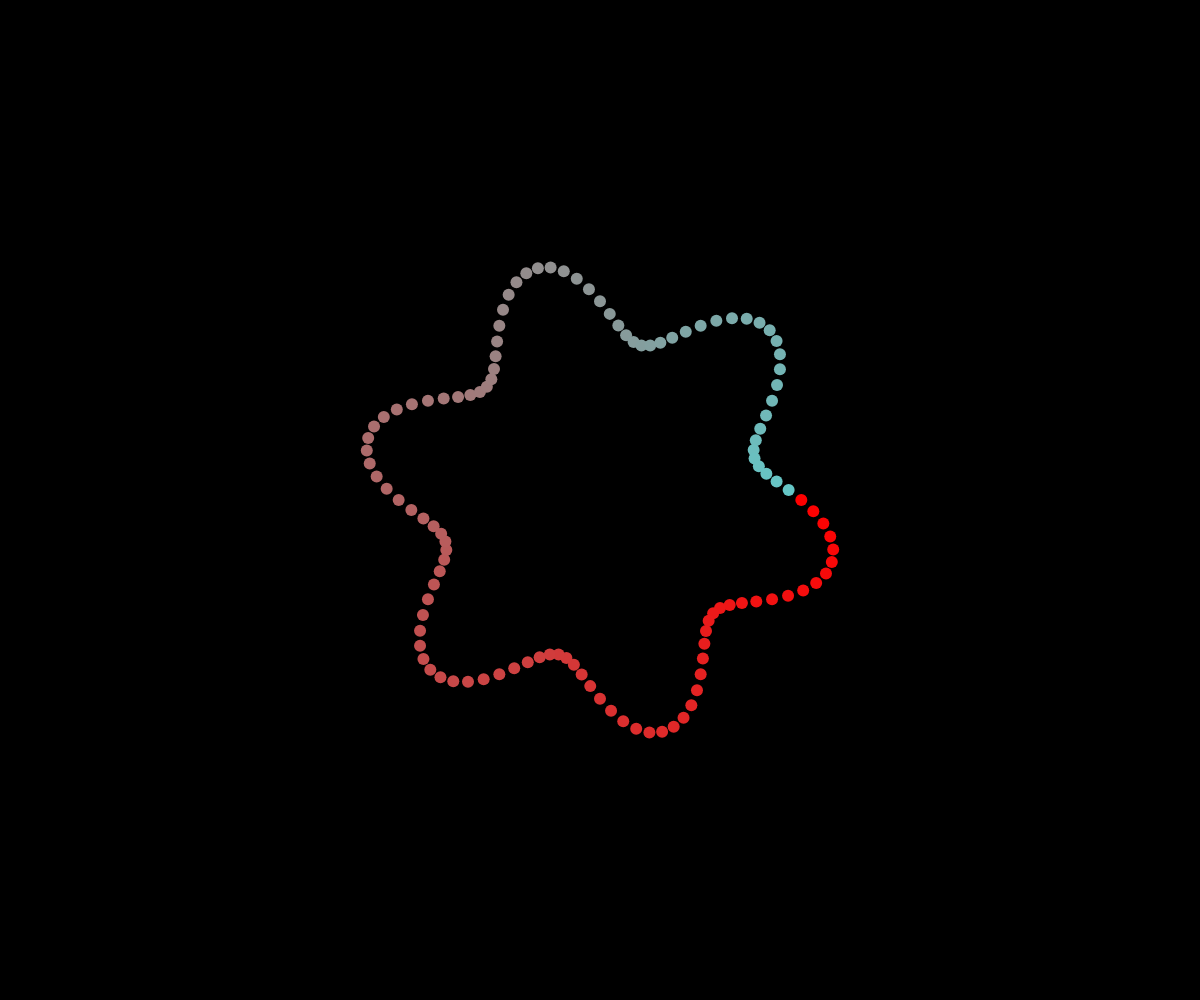
Frame 1 (no input)
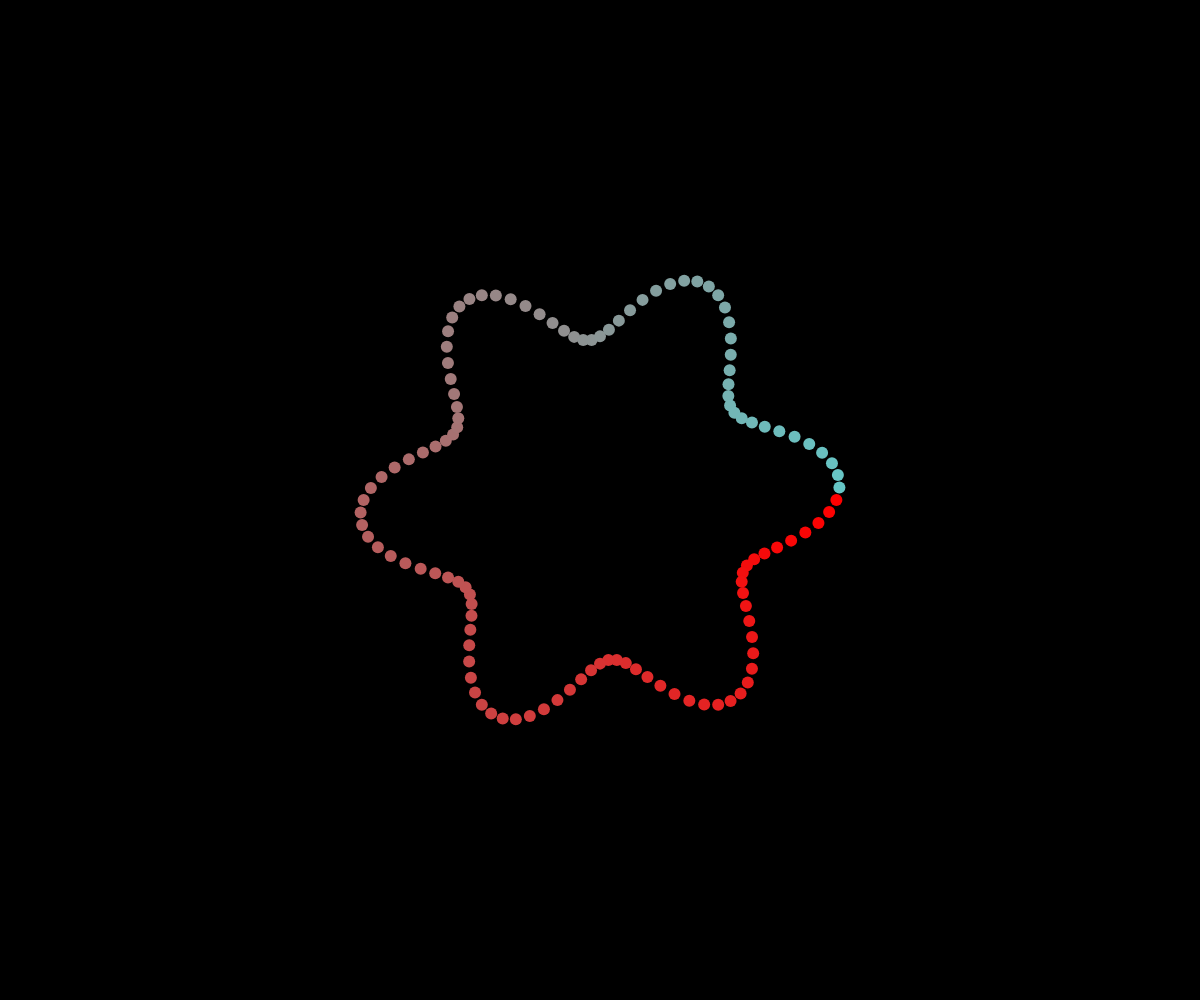
Frame 60 (no input)
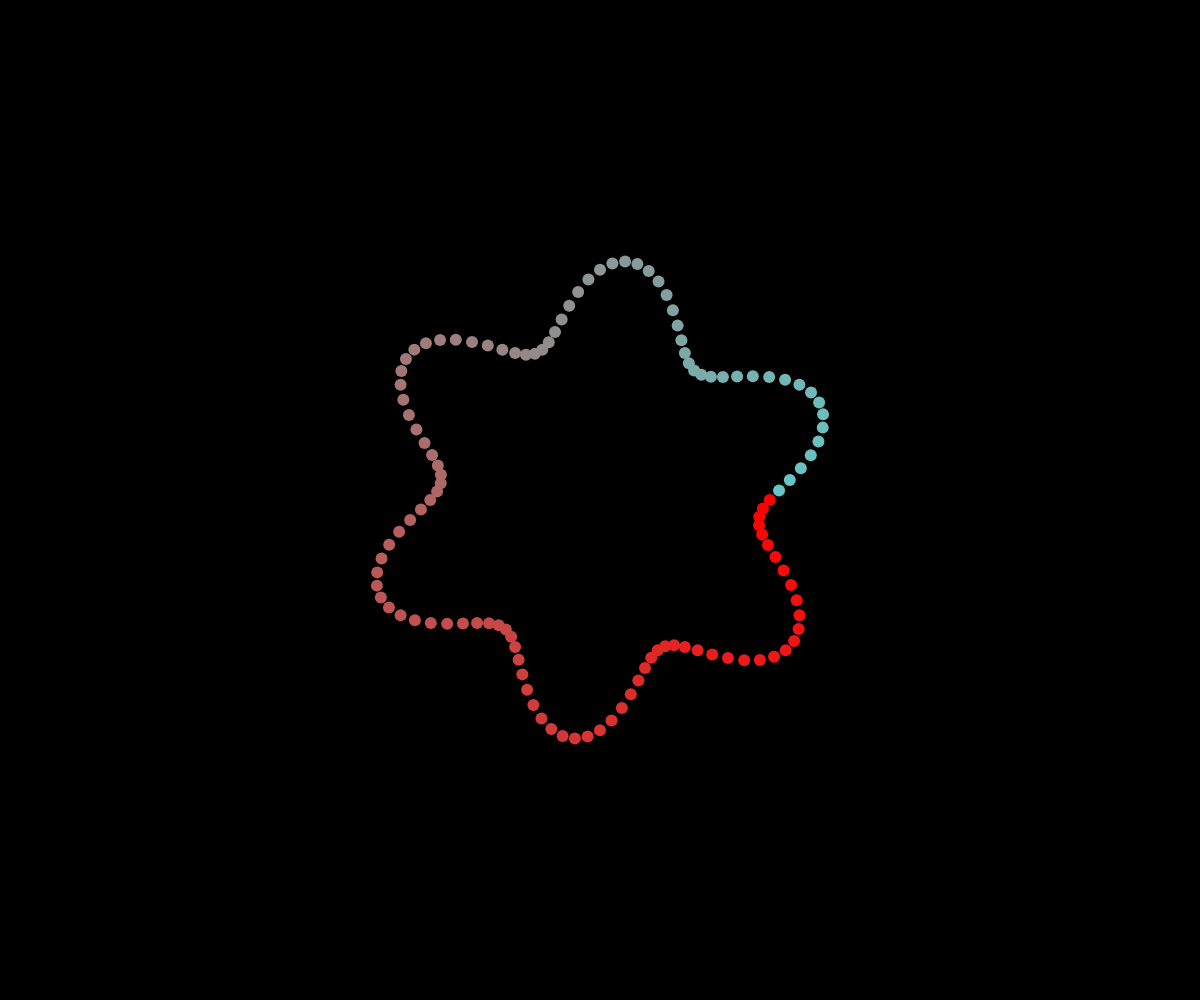
Frame 120 (the mouse pressed at the canvas centre since frame 60)

The p5.js sketch that drew these frames (run headless with seeded random() and noise() and a simulated clock; from frame 60 on, the mouse is pressed at the canvas centre):

// p5.js sketch
// ── sketch.js
let count = 120; // Anzahl Punkte auf dem Ring
let baseRadius = 200;
let amplitude = 40;
let waves = 6; // Anzahl Wellen rund um den Ring

function setup() {
  createCanvas(windowWidth, windowHeight);
}

function draw() {
  background(0);
  noStroke();

  let t = millis() * 0.002;

  for (let i = 0; i < count; i++) {
    // Winkel dieses Punktes: ein ganzer Kreis geteilt durch count
    let a = (TWO_PI / count) * i;

    // Der Radius schwingt mit sin() -> der Ring "atmet"
    let r = baseRadius + sin(a * waves + t) * amplitude;

    let x = width / 2 + cos(a) * r;
    let y = height / 2 + sin(a) * r;

    fill(lerpColor(color(255, 0, 0), color(100, 200, 200), i / count));
    ellipse(x, y, 12);
  }

  // ÜBUNG: Ändere waves (3, 5, 12). Was passiert?
}
